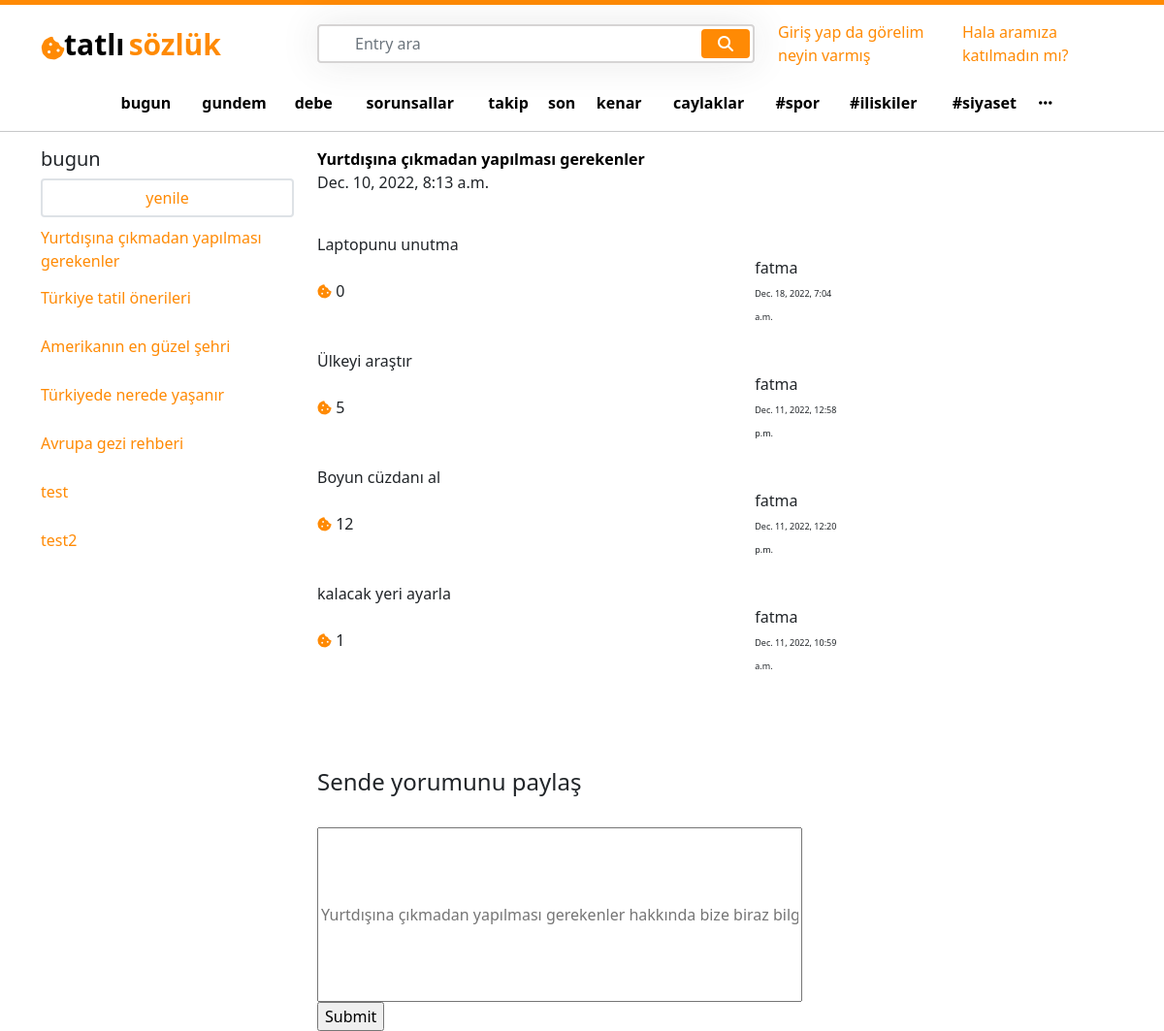
Screenshot of /Yurtdışına çıkmadan yapılması gerekenler/ with the database file from the repository.
### entry/models.py (models this page shows, shortened)
class Entry(models.Model):
    user = models.ForeignKey(User, on_delete=models.CASCADE)
    entry_slug =  models.CharField(max_length=85, blank=True, null=True)
    entry_name =  models.CharField(max_length=85, blank=True, null=True)
    created_at = models.DateTimeField(auto_now_add=True)
    updated_at = models.DateTimeField(auto_now=True)

class EntryComments(models.Model):
    writer = models.ForeignKey(User, on_delete=models.CASCADE)
    comment_body =  models.CharField(max_length=85, blank=True, null=True)
    commented_entry = models.ForeignKey(Entry, on_delete=models.CASCADE)
    likes_to_the_comment = models.PositiveIntegerField(default=0)
    created_at = models.DateTimeField(auto_now_add=True)

### user/models.py (models this page shows, shortened)
class User(AbstractBaseUser):
    email = models.EmailField(max_length=100, unique=True)
    username = models.CharField(max_length=50, unique=True)
    date_joined = models.DateTimeField(auto_now_add=True)
    last_login = models.DateTimeField(auto_now_add=True)
    created_date = models.DateTimeField(auto_now_add=True)
    modified_date = models.DateTimeField(auto_now=True)
    is_admin = models.BooleanField(default=True)
    is_staff = models.BooleanField(default=True)
    is_active = models.BooleanField(default=True)
    is_superadmin = models.BooleanField(default=True)
    USERNAME_FIELD = 'email'
    REQUIRED_FIELDS = ['username']
    objects = UserManager()

### entry/views.py (the view)
# urls.py: path('<str:pk>/', views.entry_detail, name='entry_detail'),
def entry_detail(request, pk):
    all_entries = Entry.objects.all()
    entry_detail = get_object_or_404(Entry, entry_name=pk)
    bring_entry_info = Entry.objects.filter(entry_name=pk)
    entry_comment = EntryComments.objects.filter(commented_entry__entry_name=pk).order_by('-created_at')
    if request.method == "POST":
        comment_body = request.POST['comment_body']
        new_comment = EntryComments.objects.create(commented_entry=entry_detail, comment_body=comment_body)
        new_comment.save()
    context = {
        'entry_detail' : entry_detail,
        "all_entries" :  all_entries,
        'bring_entry_info' : bring_entry_info,
        'entry_comment' :entry_comment,
    }
    return render(request, "entry_detail.html",context)

### templates/entry_detail.html (shortened to what this page needs)
{% extends 'base.html' %}
{% load static %}
{% block content %}
<div class="col-lg-6 ">
    <div class="row">
        {% for i in bring_entry_info %}
            <div class="col-lg-12">
                <a href="{% url 'entry_detail' i.id %}" >
                    <b style="color:black ;">  {{i.entry_name}}</b>
                </a>
            </div>
            <div class="col-lg-12">
                {{i.created_at}}
            </div>
            <div class="col-lg-12 mt-3">
                {% for a in entry_comment %}
                <div class="col-lg-12 mt-4">
                    {{a.comment_body}}
                </div>
                   <div class="row justify-content-between">
                        <div class="col-lg-3 my-auto">
                            <i class="fa-solid fa-cookie-bite" id="logo" style="font-size:15px ;"></i>
                            {{a.likes_to_the_comment}}
                        </div>
                        <div class="col-lg-5">
                            <div class="row justify-content-end">
                                <div class="col-lg-6">
                                    <div class="col-lg-12">
                                        {{a.commented_entry.user.username}}
                                    </div>
                                    <div class="col-lg-12">
                                       <small style="font-size: 9px;">{{a.created_at}}</small>
                                    </div>
                                </div>
                            </div>
                        </div>
                    </div>
                {% endfor %}
            </div>
        <div class="col-lg-12">
            <form action="" method="POST">
                <div class="col-lg-12">
                    <b>{{searched_entry}}</b><br><br><br><br>
                    <h4>Sende yorumunu paylaş </h4>
                     <br>
<input placeholder="{{i.entry_name}} hakkında bize biraz bilgi ver" name="comment_body" style="height:180px; width: 500px;"></input>{{form.comment_body}}
                    <br>
                    <input type="submit" value="Submit">
                </div>
            </form>
        </div>
        {% endfor %}
    </div>
</div>
{% endblock %}

### templates/base.html (shortened to what this page needs)
{% load static %}
<!DOCTYPE html>
<html lang="en">
<head>
    <link href="https://cdn.jsdelivr.net/npm/bootstrap@5.1.3/dist/css/bootstrap.min.css" rel="stylesheet">
    <link rel="stylesheet" href="https://cdnjs.cloudflare.com/ajax/libs/font-awesome/6.2.1/css/all.min.css" />
    <link rel="stylesheet" href="{% static 'css/home.css' %}">
</head>
<body>
    <div class="topline"></div>
    <div class="container mt-3">
        <div class="row d-flex align-items-center">
            <div class="col-lg-3">
                <div class="row">
                    <div class="col-lg-1" style="margin-top: 14px;">
                        <i class="fa-solid fa-cookie-bite" id="logo" style="font-size:25px ;"></i>
                    </div>
                    <div class="col-lg-10">
                        <a href="{% url 'home' %}">
                            <span class="logo_left p-0 m-0" style="color: black;">tatlı</span>
                            <span class="logo_right p-0 m-0">sözlük</span>
                        </a>
                    </div>
                </div>
            </div>
            <div class="col-5">
                <div class="search">
                    <form action="{% url 'entrypage' %}" method="POST">
                        <input type="text" class="form-control" name="searched_entry" placeholder="Entry ara">
                        <button type="submit" name="search_entry_button" value="Submit" class="btn btn-primary"><i class="fa fa-search"></i></button>
                    </form>
                </div>
            </div>
            <div class="col-lg-4">
                <div class="row justify-content-end">
                    {% if request.user.is_authenticated %}
                    <div class="col-lg-3 my-auto">
                        <a href="{% url 'user_page' %}" style="text-decoration: none;">
                            <i class="fa-regular fa-user" style=" color:  rgb(255, 138, 4);;"></i>
                            <span>{{request.user.username}}</span>
                        </a>
                    </div>
                    <div class="col-lg-3">
                        <button type="button" class="btn btn-primary topbtn">
                            <i class="fa-regular fa-message"></i>
                            <span>mesaj</span>
                        </button>
                    </div>
                    <div class="col-lg-3">
                        <button type="button" class="btn btn-primary topbtn">
                            <i class="fa-solid fa-arrow-trend-up"></i>
                            <span>olay</span>
                        </button>
                    </div>
                    <div class="col-lg-2 my-auto dots_for_box" >
                        <span style="cursor: pointer;">
                            <i class="fa-solid fa-ellipsis" style=" color:  rgb(255, 138, 4);;"></i>
                        </span>
                    </div>
                    <div class="base_box_top p-0" id="base_box_top">
                        <div class="row">
                            <a href="" style="color: black;" class="base_box_top_div">
                                <div class="col-lg-12 p-2">
                                    <span>kanallar</span>
                                </div>
                            </a>
                           <a href="" style="color: black;" class="base_box_top_div">
                                <div class="col-lg-12 p-2 ">
                                    <span>çöp</span>
                                </div>
                            </a>
                            <a href="" style="color: black;" class="base_box_top_div">
                                <div class="col-lg-12 p-2">
                                    <span>ayarlar</span>
                                </div>
                            </a>
                            <a href="" style="color: black;" class="base_box_top_div">
                                <div class="col-lg-12 p-2">
                                    <span>gece modu</spa>
                                </div>
                            </a>
                            <a href="" style="color: black;" class="base_box_top_div">
                                <div class="col-lg-12 p-2">
                                    <span>takip/engellenmiş</span>
                                </div>
                            </a>
                            <a href="{% url 'logout' %}" style="color: black;" class="base_box_top_div">
                                <div class="col-lg-12 p-2 ">
                                    <span>çıkış yap</span>
                                </div>
                            </a>
                        </div>
                    </div>
                    <div class="col-lg-12">
                        {% else %}
                        <a href="{% url 'login' %}" style="width: 50%;">Giriş yap da görelim neyin varmış</a>
                        <a href="{% url 'register' %}" style="width: 50%;">Hala aramıza katılmadın mı?</a>
                        {% endif %}
                    </div>
                </div>
            </div>
        </div>
        <div class="row justify-content-center mt-4">
            <table style="width:80%">
                <tr>
                  <td><a href="" class="td ">bugun</a></td>
                  <td><a href="" class="td">gundem</a></td>
                  <td><a href="" class="td">debe</a></td>
                  <td><a href="" class="td">sorunsallar</a></td>
                  <td><a href="" class="td">takip</a></td>
                  <td><a href="" class="td">son</a></td>
                  <td><a href="" class="td">kenar</a></td>
                  <td><a href="" class="td">caylaklar</a></td>
                  <td><a href="" class="td">#spor</a></td>
                  <td><a href="" class="td">#iliskiler</a></td>
                  <td><a href="" class="td">#siyaset</a></td>
                  <td><a href="" class="td"><i class="fa-solid fa-ellipsis"></i></a></td>
                </tr>
              </table>
        </div>
<hr>
<div class="container">
    <div class="row">
        <div class="col-lg-3 main_left">
            <div class="col-lg-12">
                <h5>bugun</h5>
            </div>
            <div class="col-lg-12">
                <button class="btn btn-light w-100 border border-2" style="background-color: transparent !important;">
                 <a href="" style=" text-decoration: none; color:  rgb(255, 138, 4);;">yenile</a>
                </button>
            </div>
            <div class="col-lg-12 mt-2">
                <ul class='p-0 ul_left'>
                        {% for i in all_entries %}
                        <li class="li">
                            <a href="{% url 'entry_detail' i.entry_name %}">
                            {{i.entry_name}}
                            </a>
                        </li>
                        {% endfor %}
                </ul>
            </div>
        </div>
{% block content %}
{% endblock %}
</body>
</html>

### static/css/home.css (style rules this page uses)
.topline { width: 100%; background-color: rgb(255, 138, 4); height: 5px; }
.logo_left { font-size: 30px; font-weight: 600; }
.logo_right { font-size: 30px; font-weight: 600; color: rgb(255, 138, 4); }
#logo { color: rgb(255, 138, 4); }
.search { position: relative; box-shadow: 0 0 40px rgba(51, 51, 51, .1); }
.search input { height: 40px; text-indent: 25px; border: 2px solid #d6d4d4; }
.search button { position: absolute; top: 5px; right: 5px; height: 30px; width: 50px; background: rgb(92, 4, 255); display: flex; align-items: center; justify-content: center; }
.td { font-weight: 600; font-size: 16px; color: black; text-decoration: none; display: flex; align-items: center; justify-content: center; }
.main_left { overflow-y: scroll; height:820px; scrollbar-color: rebeccapurple green; scrollbar-width: thin; }
.li { text-decoration: none; list-style: none; height: 50px; display: flex; align-items: center; }
button { background-color: rgb(255, 138, 4) !important; border: none !important; }
a { color: rgb(255, 138, 4);; text-decoration: none; }

### rows the page displays
Entry: entry_name "Yurtdışına çıkmadan yapılması gerekenler", created_at "Dec. 10, 2022, 8:13 a.m.", comment_body "Yurtdışına çıkmadan yapılması gerekenler hakkında bize biraz bilgi ver"
Entry: entry_name "Türkiye tatil önerileri"
Entry: entry_name "Amerikanın en güzel şehri"
Entry: entry_name "Türkiyede nerede yaşanır"
Entry: entry_name "Avrupa gezi rehberi"
Entry: entry_name "test"
Entry: entry_name "test2"
EntryComments: comment_body "Laptopunu unutma", likes_to_the_comment "0", commented_entry.user.username "fatma", created_at "Dec. 18, 2022, 7:04 a.m."
EntryComments: comment_body "Ülkeyi araştır", likes_to_the_comment "5", commented_entry.user.username "fatma", created_at "Dec. 11, 2022, 12:58 p.m."
EntryComments: comment_body "Boyun cüzdanı al", likes_to_the_comment "12", commented_entry.user.username "fatma", created_at "Dec. 11, 2022, 12:20 p.m."
EntryComments: comment_body "kalacak yeri ayarla", likes_to_the_comment "1", commented_entry.user.username "fatma", created_at "Dec. 11, 2022, 10:59 a.m."
